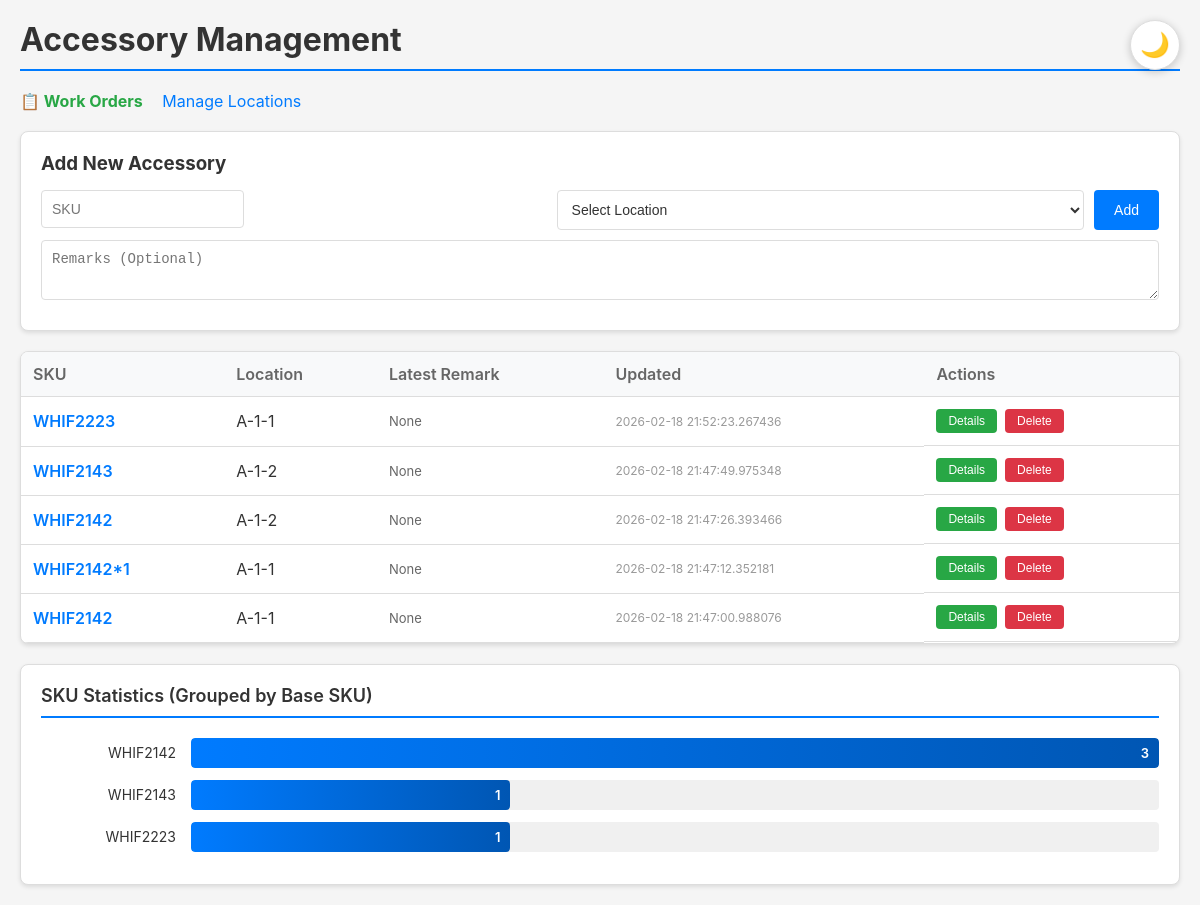
Before: / with the older database file.
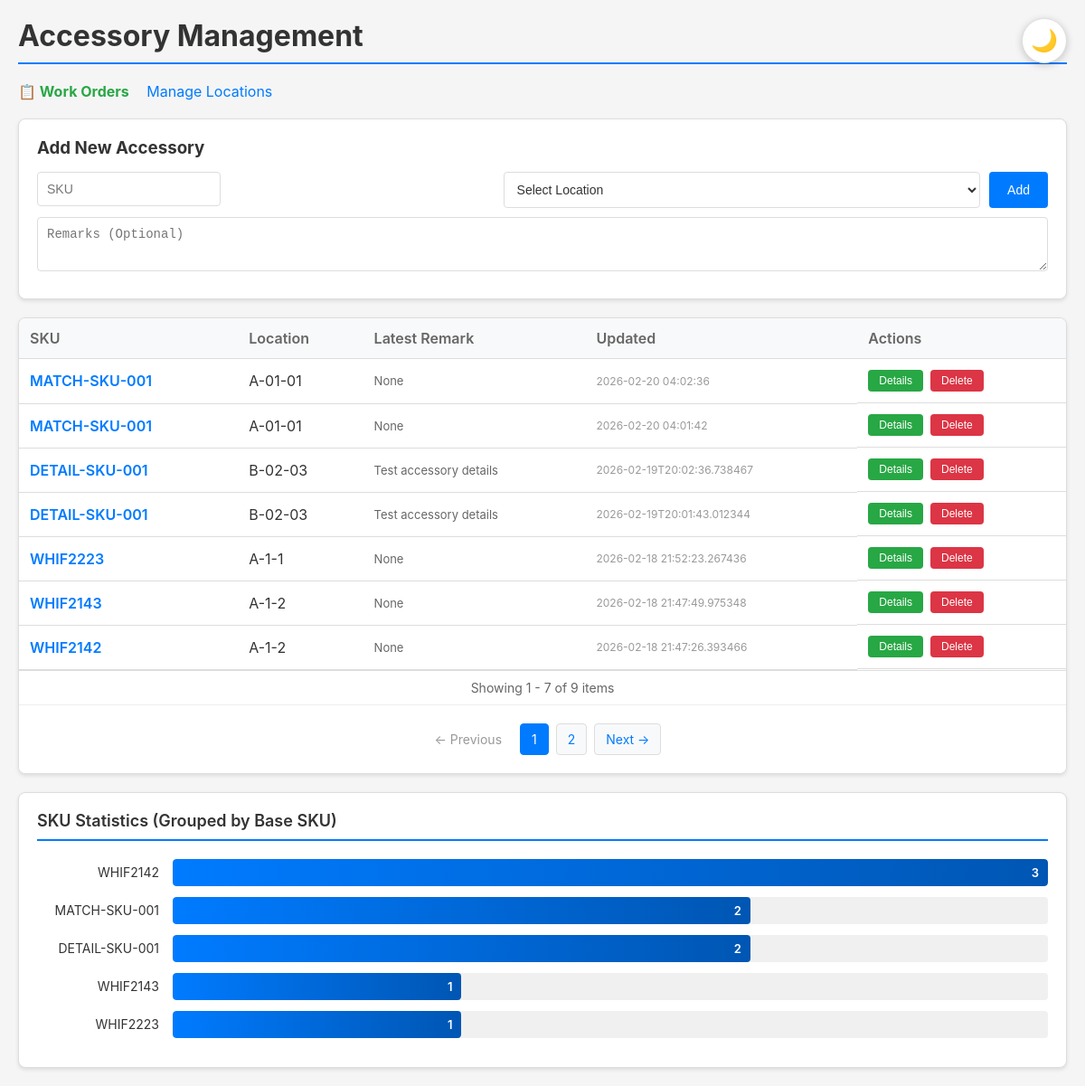
After: the same page with the newer database file.
### tables this page shows
CREATE TABLE accessories (
            id INTEGER PRIMARY KEY AUTOINCREMENT,
            sku TEXT NOT NULL,
            location TEXT NOT NULL,
            updated_at TIMESTAMP DEFAULT CURRENT_TIMESTAMP
        );

### app.py (the view)
@app.route("/")
@app.route("/page/<int:page>")
def index(page=1):
    per_page = 7
    offset = (page - 1) * per_page
    conn = get_db()
    cursor = conn.cursor()
    cursor.execute("SELECT COUNT(*) as total FROM accessories")
    total = cursor.fetchone()["total"]
    total_pages = (total + per_page - 1) // per_page
    cursor.execute(
        """
        SELECT a.*,
               (SELECT content FROM remarks
                WHERE accessory_id = a.id
                ORDER BY created_at DESC LIMIT 1) as latest_remark
        FROM accessories a
        ORDER BY a.updated_at DESC
        LIMIT ? OFFSET ?
    """,
        (per_page, offset),
    )
    accessories = [dict(row) for row in cursor.fetchall()]
    cursor.execute("SELECT DISTINCT sku FROM accessories ORDER BY sku")
    skus = [row["sku"] for row in cursor.fetchall()]
    cursor.execute("SELECT * FROM locations ORDER BY usage_count DESC, name ASC")
    locations = [dict(row) for row in cursor.fetchall()]
    cursor.execute("SELECT sku FROM accessories")
    sku_counts = {}
    for row in cursor.fetchall():
        sku = row["sku"]
        base_sku = sku.split("*")[0] if "*" in sku else sku
        sku_counts[base_sku] = sku_counts.get(base_sku, 0) + 1
    sku_stats = sorted(sku_counts.items(), key=lambda x: x[1], reverse=True)
    conn.close()
    start_page = max(1, page - 2)
    end_page = min(total_pages, page + 2)
    return render_template(
        "index.html",
        accessories=accessories,
        skus=skus,
        locations=locations,
        sku_stats=sku_stats,
        page=page,
        total_pages=total_pages,
        total=total,
        total_items=total,
        start_page=start_page,
        end_page=end_page,
    )

### app.py (called while the page is built)
def get_db():
    conn = sqlite3.connect(DB_PATH)
    conn.row_factory = sqlite3.Row
    return conn

### templates/index.html (shortened to what the changed rows need)
<!DOCTYPE html>
<html lang="en">
<head>
</head>
<body>
    <div class="container">
        <h1>Accessory Management</h1>
        <div class="accessory-list">
            {% if accessories %}
            <table>
                <thead>
                    <tr>
                        <th>SKU</th>
                        <th>Location</th>
                        <th>Latest Remark</th>
                        <th>Updated</th>
                        <th>Actions</th>
                    </tr>
                </thead>
                <tbody>
                    {% for item in accessories %}
                    <tr>
                        <td class="sku">{{ item.sku }}</td>
                        <td>{{ item.location }}</td>
                        <td class="remark-preview" title="{{ item.latest_remark }}">{{ item.latest_remark }}</td>
                        <td class="time">{{ item.updated_at }}</td>
                        <td class="actions">
                            <a href="{{ url_for('detail', id=item.id) }}">
                                <button class="btn-small btn-edit">Details</button>
                            </a>
                            <form action="{{ url_for('delete_accessory', id=item.id) }}" method="post" style="display:inline;" onsubmit="return confirm('Delete this accessory?');">
                                <button type="submit" class="btn-small btn-delete">Delete</button>
                            </form>
                        </td>
                    </tr>
                    {% endfor %}
                </tbody>
            </table>
            {% if total_pages > 1 %}
            <div class="pagination-info">
                Showing {{ (page - 1) * 7 + 1 }} - {{ [page * 7, total_items] | min }} of {{ total_items }} items
            </div>
            <div class="pagination">
                {% if page > 1 %}
                <a href="{{ url_for('index', page=page-1) }}">← Previous</a>
                {% else %}
                <span class="disabled">← Previous</span>
                {% endif %}
                {% for p in range(start_page, end_page + 1) %}
                {% if p == page %}
                <span class="current">{{ p }}</span>
                {% else %}
                <a href="{{ url_for('index', page=p) }}">{{ p }}</a>
                {% endif %}
                {% endfor %}
                {% if page < total_pages %}
                <a href="{{ url_for('index', page=page+1) }}">Next →</a>
                {% else %}
                <span class="disabled">Next →</span>
                {% endif %}
            </div>
            {% endif %}
            {% else %}
            <div class="empty">No accessories found</div>
            {% endif %}
        </div>
        <div class="chart-container">
            {% if sku_stats %}
                {% set max_count = sku_stats[0][1] %}
                {% for sku, count in sku_stats %}
                <div class="chart-bar chart-bar-clickable" onclick="window.location.href='{{ url_for('sku_detail', sku=sku) }}'">
                    <div class="chart-label" title="{{ sku }}">{{ sku }}</div>
                    <div class="chart-bar-container">
                        <div class="chart-bar-fill" style="width: {{ (count / max_count * 100) | int }}%;">
                            <span class="chart-value">{{ count }}</span>
                        </div>
                    </div>
                </div>
                {% endfor %}
            {% else %}
                <div class="chart-empty">No SKU statistics available</div>
            {% endif %}
        </div>
    </div>
</body>
</html>

Changed rows visible on the page:
no longer on this page (row unchanged): accessories: sku "WHIF2142*1", location "A-1-1", latest_remark "None", updated_at "2026-02-18 21:47:12.352181", shown under "Add New Accessory"
no longer on one of the page's lists (row unchanged): accessories: sku "WHIF2142", location "A-1-1", updated_at "2026-02-18 21:47:00.988076"
added accessories: sku "MATCH-SKU-001", location "A-01-01", latest_remark "None", updated_at "2026-02-20 04:02:36", shown under "Add New Accessory"
added accessories: sku "MATCH-SKU-001", location "A-01-01", latest_remark "None", updated_at "2026-02-20 04:01:42", {{ (count / max_count * 100) | int }} 66 (drawn), count "2"
added accessories: sku "DETAIL-SKU-001", location "B-02-03", latest_remark "Test accessory details", updated_at "2026-02-19T20:02:36.738467", shown under "Add New Accessory"
added accessories: sku "DETAIL-SKU-001", location "B-02-03", latest_remark "Test accessory details", updated_at "2026-02-19T20:01:43.012344", {{ (count / max_count * 100) | int }} 66 (drawn), count "2"
Other visible differences:
{{ (page - 1) * 7 + 1 }}: (not shown) → "1"
{{ [page * 7, total_items] | min }}: (not shown) → "7"
{{ total_items }}: (not shown) → "9"
text now shown: "Showing - of items ← Previous Next →"
new list line: "1"
new list line: "2"
